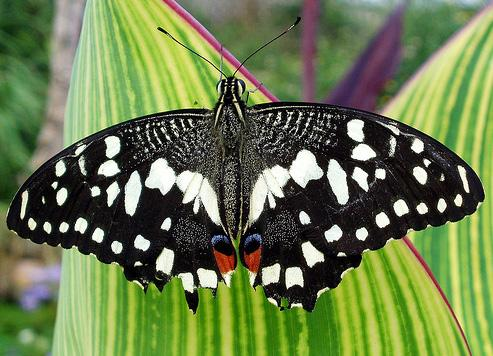
#> input picture ch02/02_03 Begin/butterfly.jpg, 493 x 356 px
$ python 02_07.py
#> lines starting #> are read from the running program, lines starting #| are printed output that depends on the picture
import numpy as np
import cv2
img = cv2.imread("butterfly.jpg",1)
#> img is the input picture: shape (356, 493, 3); mean B, G, R 77.2, 123.6, 107

img_half = cv2.resize(img, (0,0), fx=0.5,fy=0.5)
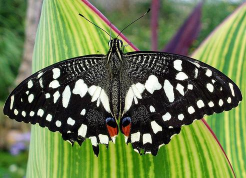
#> img_half: shape (178, 246, 3); mean B, G, R 77.3, 123.6, 107
img_stretch = cv2.resize(img, (600,600))
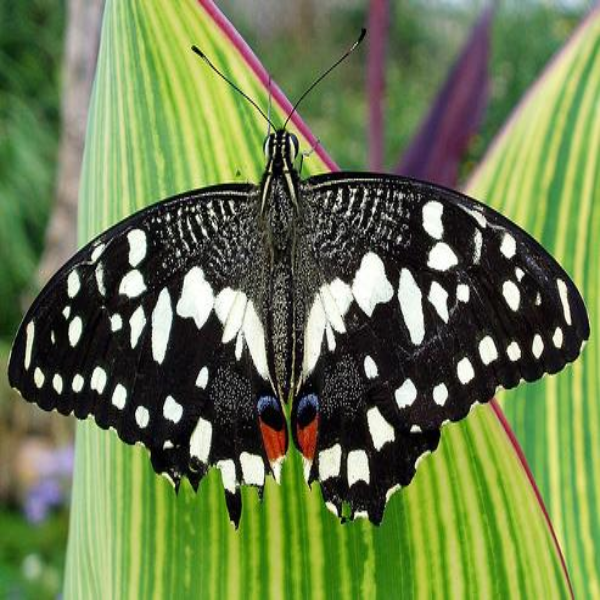
#> img_stretch: shape (600, 600, 3); mean B, G, R 77, 123.4, 106.9

img_stretch_near = cv2.resize(img, (600,600), interpolation=cv2.INTER_NEAREST)
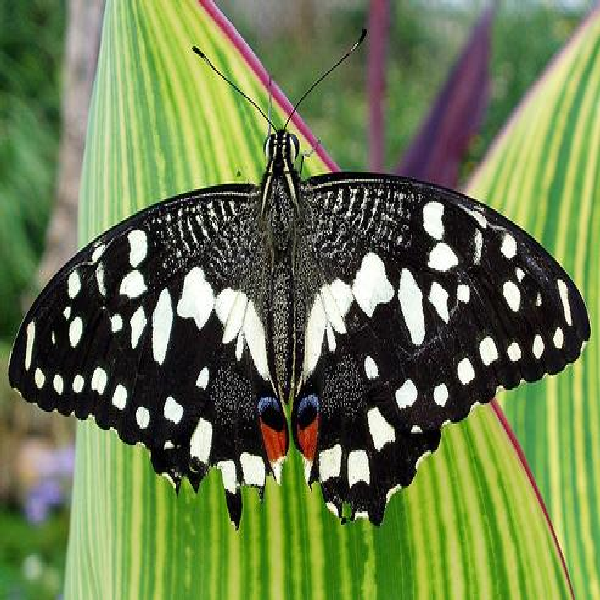
#> img_stretch_near: shape (600, 600, 3); mean B, G, R 77.1, 123.4, 106.9

cv2.imshow("img_half",img_half)
cv2.imshow("img_stretch",img_stretch)
cv2.imshow("img_stretch_near",img_stretch_near)

#Rotation
M = cv2.getRotationMatrix2D((0,0), -30, 1)
rotated = cv2.warpAffine(img,M,(img.shape[1], img.shape[0]))
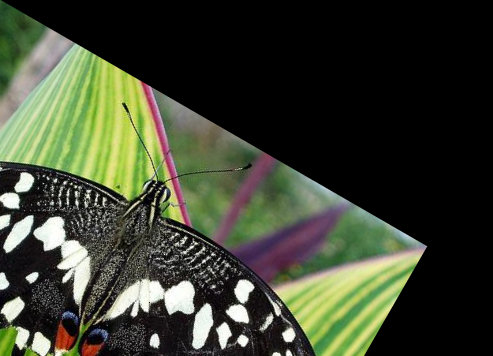
#> rotated: shape (356, 493, 3); mean B, G, R 48.7, 66, 60.8
cv2.imshow("rotated",rotated)


cv2.waitKey(0)
#> (the run stopped early here; a loop or call above may not have finished)

$ run again, with ch02/02_03 Begin/tomatoes.jpg copied over ch02/02_03 Begin/butterfly.jpg
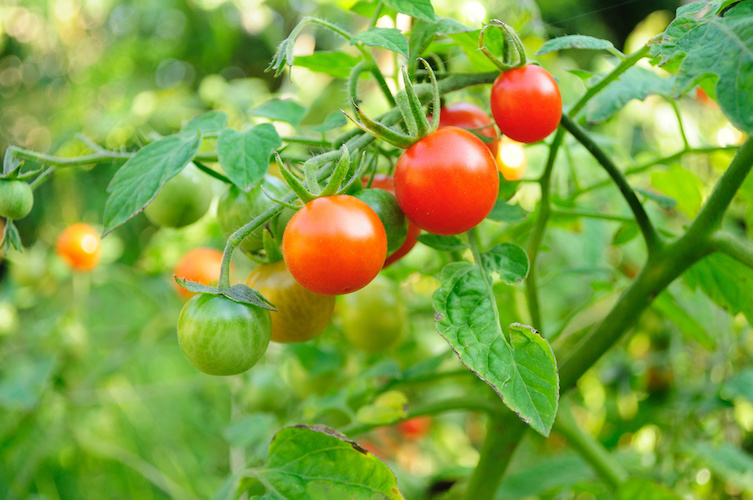
#> input picture ch02/02_03 Begin/tomatoes.jpg, 753 x 500 px
#> img is the input picture: shape (500, 753, 3); mean B, G, R 64.5, 161.1, 127.4
#> `img_stretch_near = cv2.resize(img, (600,600), interpolation=cv2.INTER_..`:
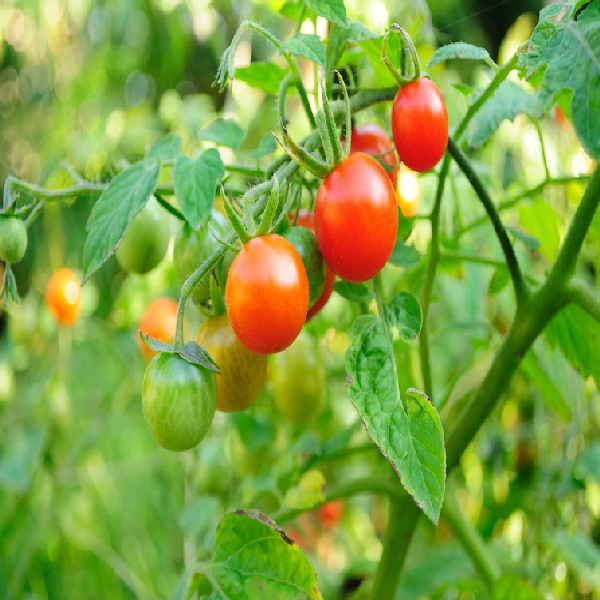
#> img_stretch_near: shape (600, 600, 3); mean B, G, R 64.6, 161.1, 127.5
#> `rotated = cv2.warpAffine(img,M,(img.shape[1], img.shape[0]))`:
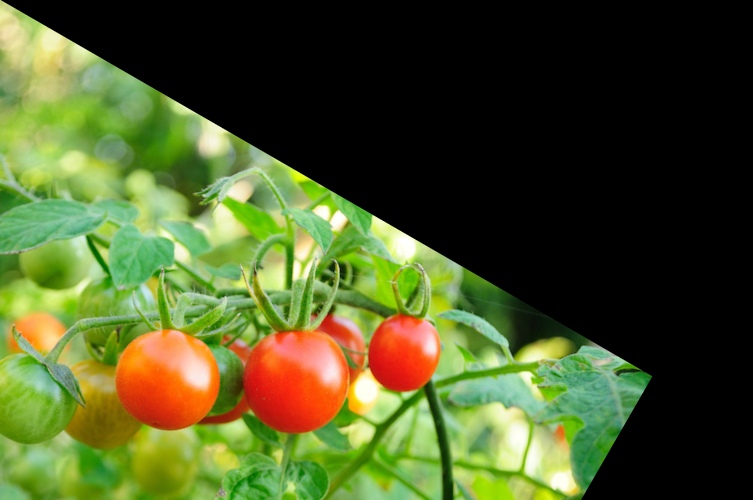
#> rotated: shape (500, 753, 3); mean B, G, R 39.8, 86.7, 76

$ run again, with ch02/02_03 Begin/faces.jpeg copied over ch02/02_03 Begin/butterfly.jpg
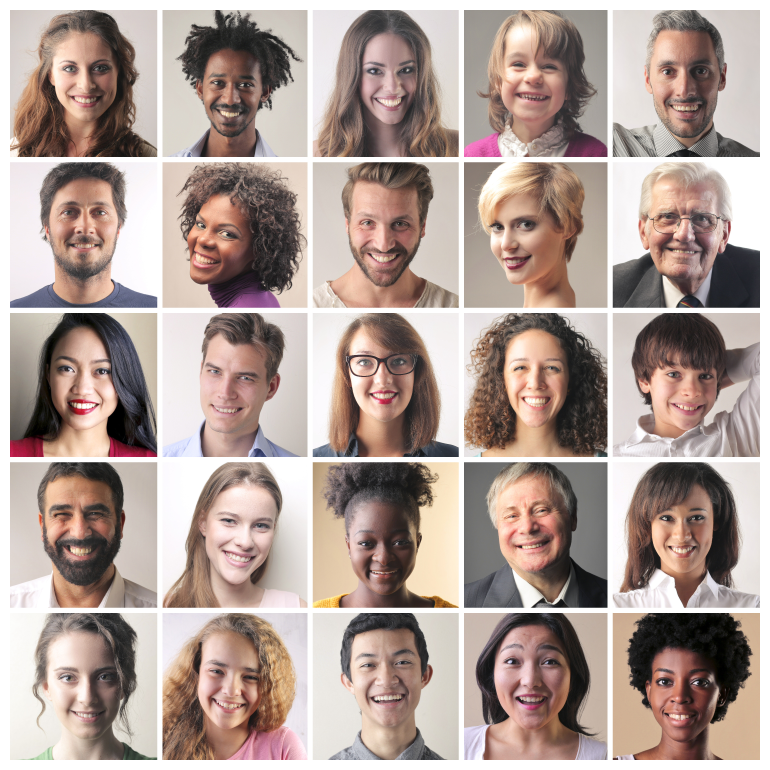
#> input picture ch02/02_03 Begin/faces.jpeg, 3080 x 3080 px (shown at 1/4 size)
#> img is the input picture: shape (3080, 3080, 3); mean B, G, R 150.4, 157.5, 175.1
#> `img_stretch_near = cv2.resize(img, (600,600), interpolation=cv2.INTER_..`:
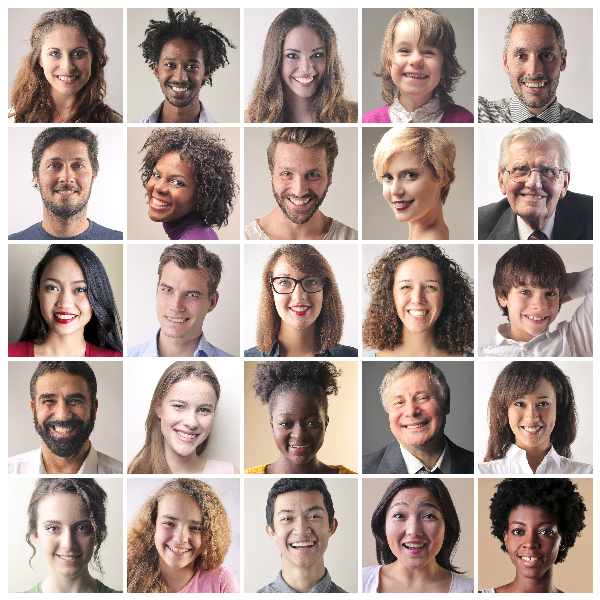
#> img_stretch_near: shape (600, 600, 3); mean B, G, R 150.2, 157.3, 175
#> `rotated = cv2.warpAffine(img,M,(img.shape[1], img.shape[0]))`:
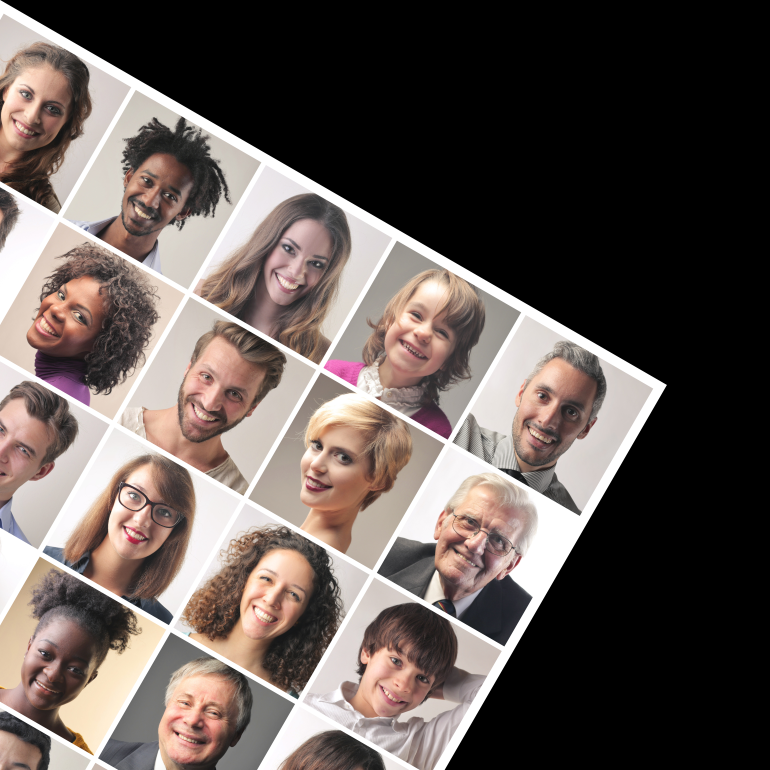
#> rotated: shape (3080, 3080, 3) (shown at 1/4 size); mean B, G, R 84.9, 89.1, 99.1
